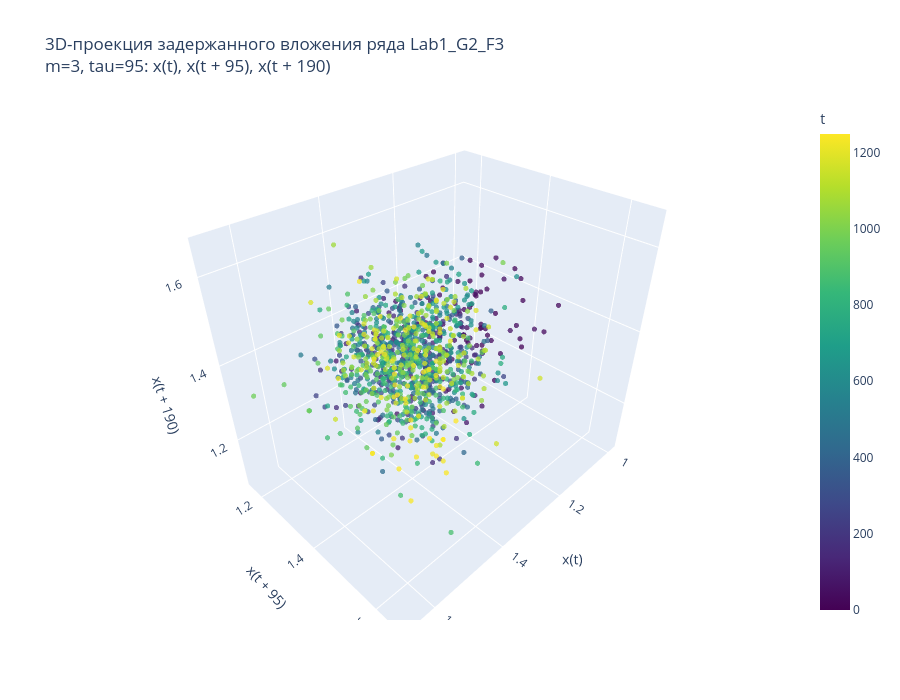

This figure's notebook cell:
### Code cell
# Номер проекции из списка выше
projection_id = 0

i, j, k = projection_indices[projection_id]

time_index = np.arange(X_embedded.shape[0])

fig = go.Figure()

fig.add_trace(
    go.Scatter3d(
        x=X_embedded[:, i],
        y=X_embedded[:, j],
        z=X_embedded[:, k],
        mode="markers",
        marker=dict(
            size=3,
            opacity=0.75,
            color=time_index,
            colorscale="Viridis",
            colorbar=dict(title="t")
        )
    )
)

fig.update_layout(
    title=(
        f"3D-проекция задержанного вложения ряда {selected_col}<br>"
        f"m={M_DIMENSION}, tau={TAU_SINGLE}: "
        f"{embedding_df.columns[i]}, {embedding_df.columns[j]}, {embedding_df.columns[k]}"
    ),
    scene=dict(
        xaxis_title=embedding_df.columns[i],
        yaxis_title=embedding_df.columns[j],
        zaxis_title=embedding_df.columns[k]
    ),
    width=900,
    height=700
)

fig.show()

### Figure 1 — Plotly figure (JSON) as saved in the notebook; plotly's stock layout.template omitted (floating-point values rounded to 4 significant figures; data arrays with more than 128 entries replaced by an {"elided": "..."} marker saying what was removed)
{"data": [{"marker": {"color": {"elided": "1249 int values"}, "colorbar": {"title": {"text": "t"}}, "colorscale": [[0, "#440154"], [0.1111, "#482878"], [0.2222, "#3e4989"], [0.3333, "#31688e"], [0.4444, "#26828e"], [0.5556, "#1f9e89"], [0.6667, "#35b779"], [0.7778, "#6ece58"], [0.8889, "#b5de2b"], [1, "#fde725"]], "opacity": 0.75, "size": 3}, "mode": "markers", "type": "scatter3d", "x": {"elided": "1249 float values"}, "y": {"elided": "1249 float values"}, "z": {"elided": "1249 float values"}}], "layout": {"height": 700, "scene": {"xaxis": {"title": {"text": "x(t)"}}, "yaxis": {"title": {"text": "x(t + 95)"}}, "zaxis": {"title": {"text": "x(t + 190)"}}}, "title": {"text": "3D-проекция задержанного вложения ряда Lab1_G2_F3<br>m=3, tau=95: x(t), x(t + 95), x(t + 190)"}, "width": 900}}
